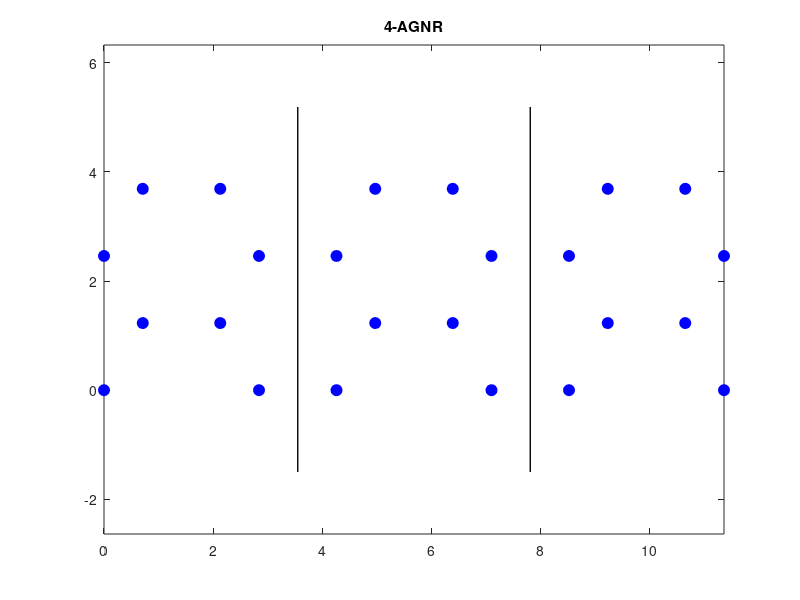
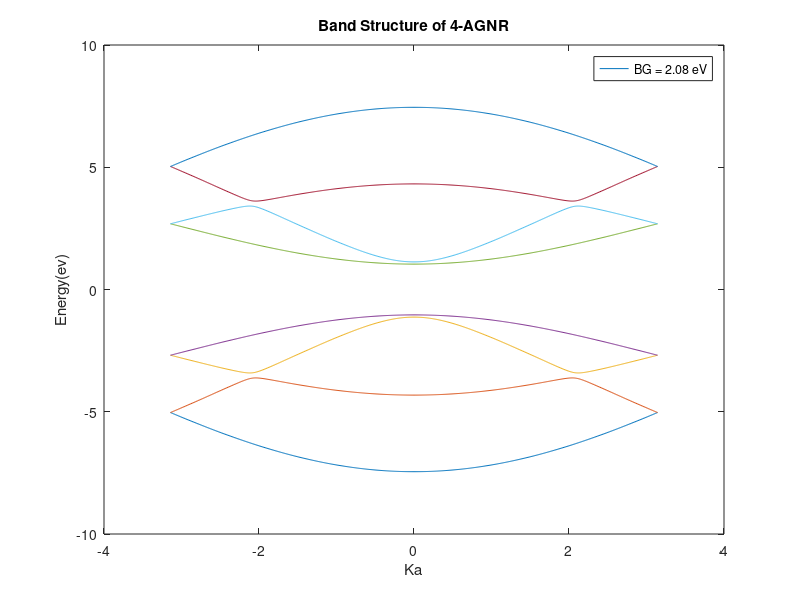

Write the MATLAB code that produced these figures, in order.
close all;
clear all;
clc;
fprintf('\t\t\t<<< Example 1: 4-ARMCHAIR GRAPHENE NANORIBBON (E-K Diagram) >>>\n\n\n');

n = 4;
N_Ring_Unit = 2;

N_Total_Plot = (n*N_Ring_Unit*3);

a0 = 1.42;
d1=a0;
d2=2.45951214;
d3=2.84;
mrg = 0.01;

eps=0;
t1=-2.65;
t2=0;
t3=-0.27;

D_w = (n-1)*(a0*sqrt(3)/2);
Unit_L = N_Ring_Unit*1.5*a0;
fprintf('Ribbon Width = %.2f nm\n\n',D_w/10);

atom_x=zeros(1,N_Total_Plot);
atom_y=zeros(1,N_Total_Plot);

atom_x(1)=0;     atom_x(2)=d1/2;           atom_x(3)=0;            atom_x(4)=d1/2;
atom_y(1)=0;     atom_y(2)=d1*sqrt(3)/2;   atom_y(3)=d1*sqrt(3);   atom_y(4)=1.5*d1*sqrt(3);

atom_x(5)=2*d1;  atom_x(6)=d1*1.5;         atom_x(7)=2*d1;         atom_x(8)=d1*1.5;
atom_y(5)=0;     atom_y(6)=d1*sqrt(3)/2;   atom_y(7)=d1*sqrt(3);   atom_y(8)=1.5*d1*sqrt(3);

atom_x(9)=0+3*d1;      atom_x(10)=d1/2+3*d1;     atom_x(11)=0+3*d1;      atom_x(12)=d1/2+3*d1;
atom_y(9)=0;           atom_y(10)=d1*sqrt(3)/2;  atom_y(11)=d1*sqrt(3);  atom_y(12)=1.5*d1*sqrt(3);

atom_x(13)=2*d1+3*d1;  atom_x(14)=d1*1.5+3*d1;   atom_x(15)=2*d1+3*d1;   atom_x(16)=d1*1.5+3*d1;
atom_y(13)=0;          atom_y(14)=d1*sqrt(3)/2;  atom_y(15)=d1*sqrt(3);  atom_y(16)=1.5*d1*sqrt(3);

atom_x(17)=0+6*d1;     atom_x(18)=d1/2+6*d1;     atom_x(19)=0+6*d1;      atom_x(20)=d1/2+6*d1;
atom_y(17)=0;          atom_y(18)=d1*sqrt(3)/2;  atom_y(19)=d1*sqrt(3);  atom_y(20)=1.5*d1*sqrt(3);

atom_x(21)=2*d1+6*d1;  atom_x(22)=d1*1.5+6*d1;   atom_x(23)=2*d1+6*d1;   atom_x(24)=d1*1.5+6*d1;
atom_y(21)=0;          atom_y(22)=d1*sqrt(3)/2;  atom_y(23)=d1*sqrt(3);  atom_y(24)=1.5*d1*sqrt(3);

for i=1:N_Total_Plot
    plot(atom_x(i),atom_y(i),'o','MarkerSize',8,'MarkerEdgeColor','b','MarkerFaceColor',[0,0,1]);hold on;
    axis equal;
end
title('4-AGNR');
line([(Unit_L - 0.5*d1) (Unit_L - 0.5*d1)],[-1.5 (D_w+1.5)],'Color','k','LineWidth',1);
line([(2*Unit_L - 0.5*d1) (2*Unit_L - 0.5*d1)],[-1.5 (D_w+1.5)],'Color','k','LineWidth',1);

fprintf('Making Hamiltonians...');

N_Unit = n*N_Ring_Unit;

atom_x0 = zeros(1,N_Unit);
atom_y0 = zeros(1,N_Unit);

atom_xl = zeros(1,N_Unit);
atom_yl = zeros(1,N_Unit);

atom_xr = zeros(1,N_Unit);
atom_yr = zeros(1,N_Unit);

H0=zeros(N_Unit,N_Unit);
HL=zeros(N_Unit,N_Unit);
HR=zeros(N_Unit,N_Unit);

for i=1:N_Unit
    atom_xl(i)=atom_x(i);
    atom_yl(i)=atom_y(i);
end

for i=1:N_Unit
    atom_x0(i)=atom_x(i+N_Unit);
    atom_y0(i)=atom_y(i+N_Unit);
end

for i=1:N_Unit
    atom_xr(i)=atom_x(i+2*N_Unit);
    atom_yr(i)=atom_y(i+2*N_Unit);
end

for j=1:N_Unit
    for i=1:N_Unit
        
        dis = sqrt( (atom_x0(j)-atom_x0(i))^2 + (atom_y0(j)-atom_y0(i))^2 );
        
        if  dis < mrg
            H0(j,i) = eps;
            
        elseif (d1-mrg<dis) && (dis<d1+mrg)
            H0(j,i) = t1;
            
        elseif (d2-mrg<dis) && (dis<d2+mrg)
            H0(j,i) = t2;
            
        elseif (d3-mrg<dis) && (dis<d3+mrg)
            H0(j,i) = t3;
            
        else
            H0(j,i) = 0;
        end
    end
end

for j=1:N_Unit
    for i=1:N_Unit
        
        dis = sqrt( (atom_x0(j)-atom_xl(i))^2 + (atom_y0(j)-atom_yl(i))^2 );
        
        if  dis < mrg
            HL(j,i) = eps;
            
        elseif (d1-mrg<dis) && (dis<d1+mrg)
            HL(j,i) = t1;
            
        elseif (d2-mrg<dis) && (dis<d2+mrg)
            HL(j,i) = t2;
            
        elseif (d3-mrg<dis) && (dis<d3+mrg)
            HL(j,i) = t3;
            
        else
            HL(j,i) = 0;
        end
    end
end

for j=1:N_Unit
    for i=1:N_Unit
        
        dis = sqrt( (atom_x0(j)-atom_xr(i))^2 + (atom_y0(j)-atom_yr(i))^2 );
        
        if  dis < mrg
            HR(j,i) = eps;
            
        elseif (d1-mrg<dis) && (dis<d1+mrg)
            HR(j,i) = t1;
            
        elseif (d2-mrg<dis) && (dis<d2+mrg)
            HR(j,i) = t2;
            
        elseif (d3-mrg<dis) && (dis<d3+mrg)
            HR(j,i) = t3;
            
        else
            HR(j,i) = 0;
        end
    end
end

disp=[];
p=1;
for ka=-pi:2*pi/500:pi
    HK=H0+HR*exp(1i*ka)+HL*exp(-1i*ka);
    ee=eig(HK);
    disp=[disp,ee];
    
    for j=1:length(ee)
        if ee(j)>eps
            g(p)=ee(j);
            p=p+1;
        end
    end
end

GAP=2*(min(g)-eps); if GAP< 1e-2 GAP=0; end

figure();
plot(-pi:2*pi/500:pi,disp);
title('Band Structure of 4-AGNR');
xlabel('Ka');
ylabel('Energy(ev)');
string = sprintf('BG = %.2f eV',GAP);
legend(string);